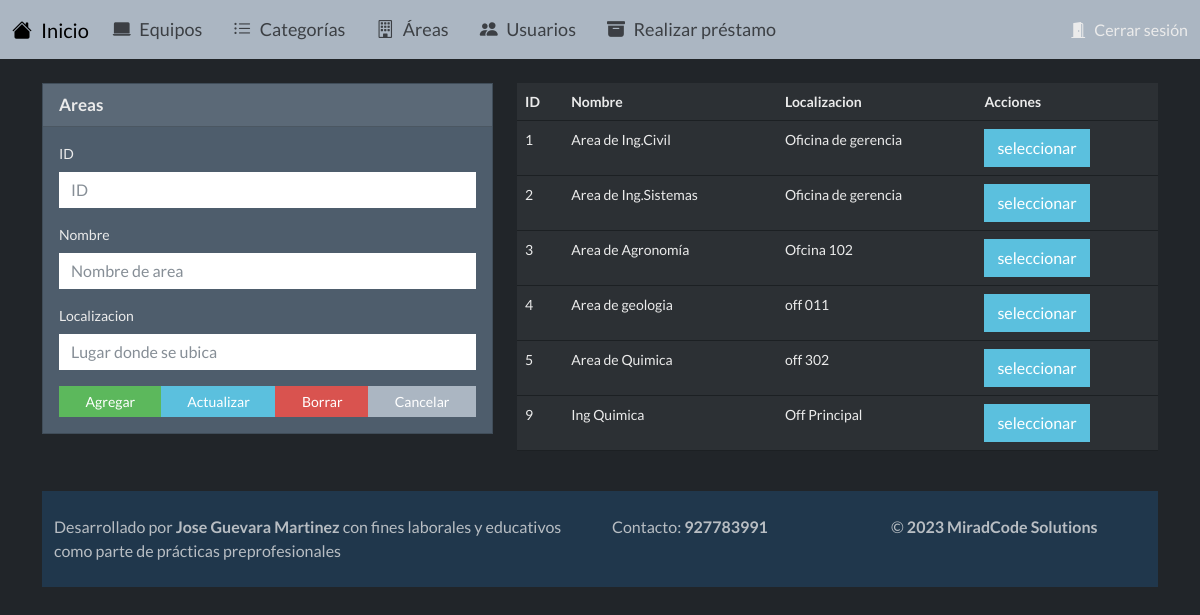
/secciones/vista_areas.php, run on the app's committed database.
### tables this page shows
CREATE TABLE `areas` (
  `IdArea` int(11) NOT NULL,
  `NombreArea` varchar(255) NOT NULL,
  `Localizacion` varchar(255) NOT NULL
);

### secciones/vista_areas.php (the view, shortened to what this page needs)
<?php include('../templates/cabecera.php'); ?>
<?php include('../secciones/areas.php'); ?>
<link rel="stylesheet" href="../estilos/bootstrap.min.css">
<div class="row">
    <div class="col-12">
        <br/>
        <div class="row">
        <div class="col-5">
        <form action="" method="post">
        <div class="card">
            <div class="card-header">Areas</div>
            <div class="card-body">
            <div class="mb-3">
                  <label for="id" class="form-label">ID</label>
                  <input type="text"
                  class="form-control"
                  name="id"
                  id="id"
                  value="<?php echo $ida ?>"
                  aria-describedby="helpId" placeholder="ID">
            </div>
            <div class="mb-3">
                <label for="nombre_area" class="form-label">Nombre</label>
                <input type="text"
                    class="form-control"
                    name="nombre_area"
                    id="nombre_area"
                    value="<?php echo $nombre_areas ?>"
                    aria-describedby="helpId" placeholder="Nombre de area" required>
            </div>
            <div class="mb-3">
                <label for="localizacion" class="form-label">Localizacion</label>
                <input type="text"
                    class="form-control"
                    name="localizacion"
                    id="localizacion"
                    value="<?php echo $localizacion ?>"
                    aria-describedby="helpId" placeholder="Lugar donde se ubica" required>
            </div>
            <div class="btn-group d-flex flex-wrap" role="group" aria-label="">
                <button type="submit" name="accion" value="agregar" class="btn btn-sm btn-success">Agregar</button>
                <button type="submit" name="accion" value="editar" class="btn btn-sm btn-info">Actualizar</button>
                <button type="submit" name="accion" value="borrar" class="btn btn-sm btn-danger">Borrar</button>
                <button type="submit" name="accion" value="cancelar" class="btn btn-sm btn-light">Cancelar</button>
            </div>
            </div>
        </div>
        </form>
     </div>
        <div class="col-7">
            <table class="table">
                <thead>
                    <tr>
                        <th>ID</th>
                        <th>Nombre</th>
                        <th>Localizacion</th>
                        <th>Acciones</th>
                    </tr>
                </thead>
                <tbody>
                <?php foreach($listaAreas as $area){ ?>
                    <tr>
                        <td> <?php echo $area['IdArea']; ?> </td>
                        <td> <?php echo $area['NombreArea']; ?> </td>
                        <td> <?php echo $area ['Localizacion']; ?> </td>
                        <td>
                        <form action="" method="post">
                            <input type="submit" value="seleccionar" name="accion" class="btn btn-info">
                        </form>
                        </td>
                    </tr>
                <?php } ?>
                </tbody>
            </table>
        </div>
</div>
</div>
<?php include('../templates/pie.php'); ?>

### estilos/complementos.css (style rules this page uses)
.row::after { content: ""; display: table; clear: both; }
.card-header { font-size: 17px; font-weight: bold; margin-bottom: 15px; }
.card-body { font-size: 14px; }
body { background-color: #514e6c66; font-family: Arial, sans-serif; }

### data on the page
areas: IdArea "1", NombreArea "Area de Ing.Civil", Localizacion "Oficina de gerencia"
areas: IdArea "2", NombreArea "Area de Ing.Sistemas", Localizacion "Oficina de gerencia"
areas: IdArea "3", NombreArea "Area de Agronomía", Localizacion "Ofcina 102"
areas: IdArea "4", NombreArea "Area de geologia", Localizacion "off 011"
areas: IdArea "5", NombreArea "Area de Quimica", Localizacion "off 302"
areas: IdArea "9", NombreArea "Ing Quimica", Localizacion "Off Principal"
